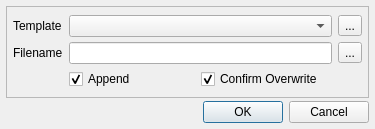
<?xml version="1.0" encoding="UTF-8"?>
<ui version="4.0">
<comment> Copyright (C) 2013 by Pedro Mendes, Virginia Tech Intellectual </comment>
<comment> Properties, Inc., University of Heidelberg, and The University </comment>
<comment> of Manchester. </comment>
<comment> All rights reserved. </comment>

 <comment> All rights reserved. </comment>
 <class>CQReportTemplateSelect</class>
 <widget class="QDialog" name="CQReportTemplateSelect">
  <property name="geometry">
   <rect>
    <x>0</x>
    <y>0</y>
    <width>375</width>
    <height>129</height>
   </rect>
  </property>
  <property name="windowTitle">
   <string>CQReportTemplateSelect</string>
  </property>
  <layout class="QGridLayout" name="gridLayout_2">
   <property name="verticalSpacing">
    <number>3</number>
   </property>
   <property name="margin">
    <number>6</number>
   </property>
   <item row="2" column="0">
    <widget class="QDialogButtonBox" name="mpBtnBox">
     <property name="orientation">
      <enum>Qt::Horizontal</enum>
     </property>
     <property name="standardButtons">
      <set>QDialogButtonBox::Cancel|QDialogButtonBox::Ok</set>
     </property>
    </widget>
   </item>
   <item row="1" column="0">
    <widget class="QFrame" name="mpFrame">
     <property name="frameShape">
      <enum>QFrame::StyledPanel</enum>
     </property>
     <property name="frameShadow">
      <enum>QFrame::Raised</enum>
     </property>
     <layout class="QGridLayout" name="gridLayout">
      <property name="verticalSpacing">
       <number>3</number>
      </property>
      <property name="margin">
       <number>6</number>
      </property>
      <item row="0" column="0">
       <widget class="QLabel" name="mpLblDefinition">
        <property name="text">
         <string>Template</string>
        </property>
       </widget>
      </item>
      <item row="0" column="1">
       <widget class="QComboBox" name="mpComboDefinition"/>
      </item>
      <item row="1" column="0">
       <widget class="QLabel" name="mpLblTarget">
        <property name="text">
         <string>Filename</string>
        </property>
       </widget>
      </item>
      <item row="1" column="1">
       <widget class="QLineEdit" name="mpEditTarget"/>
      </item>
      <item row="2" column="1">
       <layout class="QHBoxLayout">
        <item>
         <widget class="QCheckBox" name="mpCheckAppend">
          <property name="text">
           <string>Append</string>
          </property>
          <property name="checked">
           <bool>true</bool>
          </property>
         </widget>
        </item>
        <item>
         <widget class="QCheckBox" name="mpCheckConfirmOverwrite">
          <property name="text">
           <string>Confirm Overwrite</string>
          </property>
          <property name="checked">
           <bool>true</bool>
          </property>
         </widget>
        </item>
       </layout>
      </item>
      <item row="0" column="2">
       <widget class="QToolButton" name="mpBtnEdit">
        <property name="text">
         <string>...</string>
        </property>
       </widget>
      </item>
      <item row="1" column="2">
       <widget class="QToolButton" name="mpBtnBrowse">
        <property name="text">
         <string>...</string>
        </property>
       </widget>
      </item>
     </layout>
    </widget>
   </item>
  </layout>
 </widget>
 <tabstops>
  <tabstop>mpComboDefinition</tabstop>
  <tabstop>mpBtnEdit</tabstop>
  <tabstop>mpEditTarget</tabstop>
  <tabstop>mpBtnBrowse</tabstop>
  <tabstop>mpCheckAppend</tabstop>
  <tabstop>mpBtnBox</tabstop>
 </tabstops>
 <resources/>
 <connections>
  <connection>
   <sender>mpBtnBox</sender>
   <signal>accepted()</signal>
   <receiver>CQReportTemplateSelect</receiver>
   <slot>accept()</slot>
   <hints>
    <hint type="sourcelabel">
     <x>248</x>
     <y>254</y>
    </hint>
    <hint type="destinationlabel">
     <x>157</x>
     <y>274</y>
    </hint>
   </hints>
  </connection>
  <connection>
   <sender>mpBtnBox</sender>
   <signal>rejected()</signal>
   <receiver>CQReportTemplateSelect</receiver>
   <slot>reject()</slot>
   <hints>
    <hint type="sourcelabel">
     <x>316</x>
     <y>260</y>
    </hint>
    <hint type="destinationlabel">
     <x>286</x>
     <y>274</y>
    </hint>
   </hints>
  </connection>
  <connection>
   <sender>mpBtnEdit</sender>
   <signal>clicked()</signal>
   <receiver>CQReportTemplateSelect</receiver>
   <slot>slotEdit()</slot>
   <hints>
    <hint type="sourcelabel">
     <x>340</x>
     <y>24</y>
    </hint>
    <hint type="destinationlabel">
     <x>183</x>
     <y>58</y>
    </hint>
   </hints>
  </connection>
  <connection>
   <sender>mpBtnBrowse</sender>
   <signal>clicked()</signal>
   <receiver>CQReportTemplateSelect</receiver>
   <slot>slotBrowse()</slot>
   <hints>
    <hint type="sourcelabel">
     <x>340</x>
     <y>50</y>
    </hint>
    <hint type="destinationlabel">
     <x>183</x>
     <y>58</y>
    </hint>
   </hints>
  </connection>
 </connections>
</ui>
